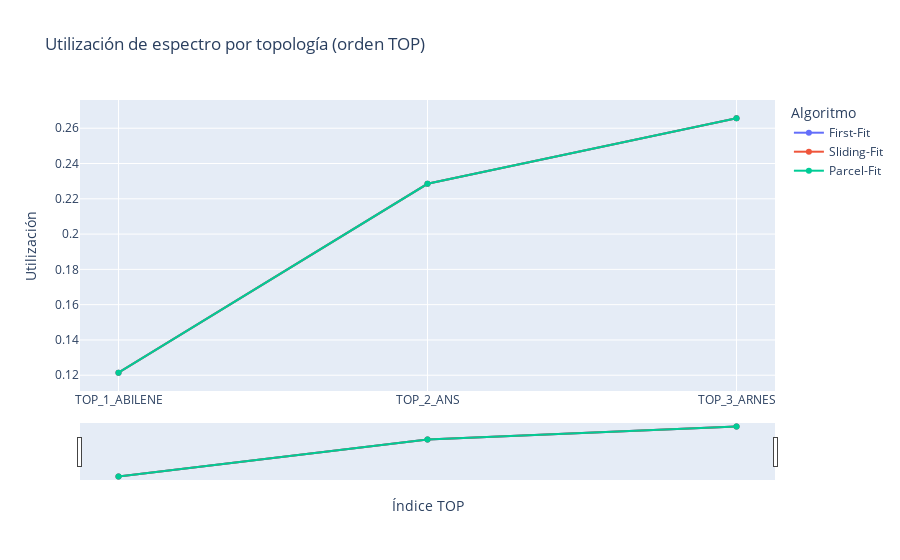

Source (notebook cell):
### Markdown cell above
### Visualización interactiva con líneas y range slider

### Code cell
ALGORITHM_LABELS = {
    "first_fit": "First-Fit",
    "sliding_fit": "Sliding-Fit",
    "parcel_fit": "Parcel-Fit",
}
LABEL_TO_KEY = {label: key for key, label in ALGORITHM_LABELS.items()}

if not all_results:
    raise RuntimeError("No hay resultados para graficar. Ejecuta la celda de experimentos primero.")

ordered_payloads = sorted(loaded_topos.values(), key=lambda topo: topo["numeric_id"])
plot_rows = []
for payload in ordered_payloads:
    topo_results = all_results.get(payload["name"], {})
    for alg_key, alg_label in ALGORITHM_LABELS.items():
        metrics = topo_results.get(alg_key)
        if not metrics:
            continue
        plot_rows.append({
            "rank": payload["numeric_id"],
            "topology": payload["name"],
            "alias": payload["alias"],
            "algorithm": alg_label,
            "utilization": metrics["utilization"],
            "fragmentation": metrics["fragmentation"],
        })

df_metrics = pd.DataFrame(plot_rows)
if df_metrics.empty:
    raise RuntimeError("No se generaron métricas para graficar (¿rutas vacías?).")

tick_vals = [payload["numeric_id"] for payload in ordered_payloads]
tick_text = [payload["name"] for payload in ordered_payloads]

fig_util = go.Figure()
for alg_label in df_metrics["algorithm"].unique():
    alg_df = df_metrics[df_metrics["algorithm"] == alg_label].sort_values("rank")
    fig_util.add_trace(
        go.Scatter(
            x=alg_df["rank"],
            y=alg_df["utilization"],
            mode="lines+markers",
            name=alg_label,
            text=alg_df["topology"],
            hovertemplate="%{text}<br>Utilización=%{y:.3f}<extra>%{fullData.name}</extra>",
        )
    )

fig_util.update_layout(
    title="Utilización de espectro por topología (orden TOP)",
    xaxis=dict(
        title="Índice TOP",
        tickmode="array",
        tickvals=tick_vals,
        ticktext=tick_text,
        rangeslider=dict(visible=True),
    ),
    yaxis=dict(title="Utilización"),
    legend_title_text="Algoritmo",
)
fig_util.show()

### Figure 1 — Plotly figure (JSON) as saved in the notebook; plotly's stock layout.template omitted (floating-point values rounded to 4 significant figures)
{"data": [{"hovertemplate": "%{text}<br>Utilización=%{y:.3f}<extra>%{fullData.name}</extra>", "mode": "lines+markers", "name": "First-Fit", "text": ["TOP_1_ABILENE", "TOP_2_ANS", "TOP_3_ARNES"], "type": "scatter", "x": [1, 2, 3], "y": [0.1214, 0.2285, 0.2656]}, {"hovertemplate": "%{text}<br>Utilización=%{y:.3f}<extra>%{fullData.name}</extra>", "mode": "lines+markers", "name": "Sliding-Fit", "text": ["TOP_1_ABILENE", "TOP_2_ANS", "TOP_3_ARNES"], "type": "scatter", "x": [1, 2, 3], "y": [0.1214, 0.2285, 0.2656]}, {"hovertemplate": "%{text}<br>Utilización=%{y:.3f}<extra>%{fullData.name}</extra>", "mode": "lines+markers", "name": "Parcel-Fit", "text": ["TOP_1_ABILENE", "TOP_2_ANS", "TOP_3_ARNES"], "type": "scatter", "x": [1, 2, 3], "y": [0.1214, 0.2285, 0.2656]}], "layout": {"legend": {"title": {"text": "Algoritmo"}}, "title": {"text": "Utilización de espectro por topología (orden TOP)"}, "xaxis": {"rangeslider": {"visible": true}, "tickmode": "array", "ticktext": ["TOP_1_ABILENE", "TOP_2_ANS", "TOP_3_ARNES"], "tickvals": [1, 2, 3], "title": {"text": "Índice TOP"}}, "yaxis": {"title": {"text": "Utilización"}}}}
